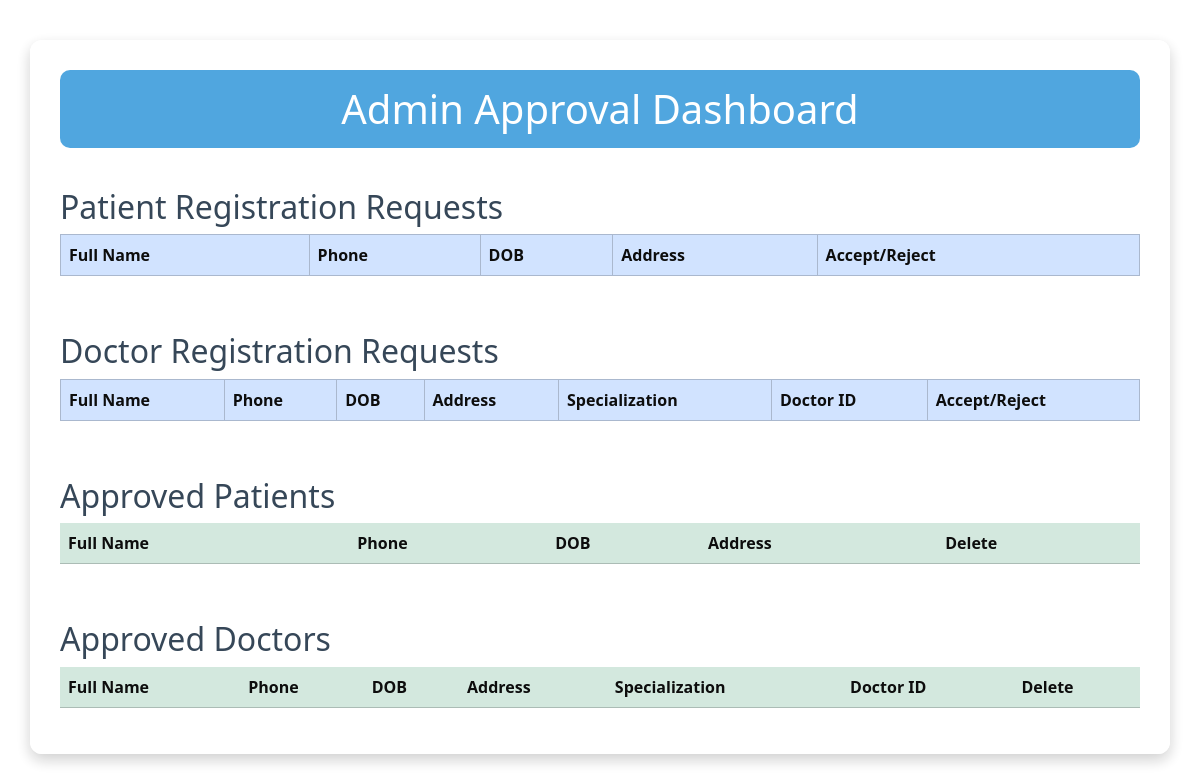
The app's page /adminlogged (signed in), older data.
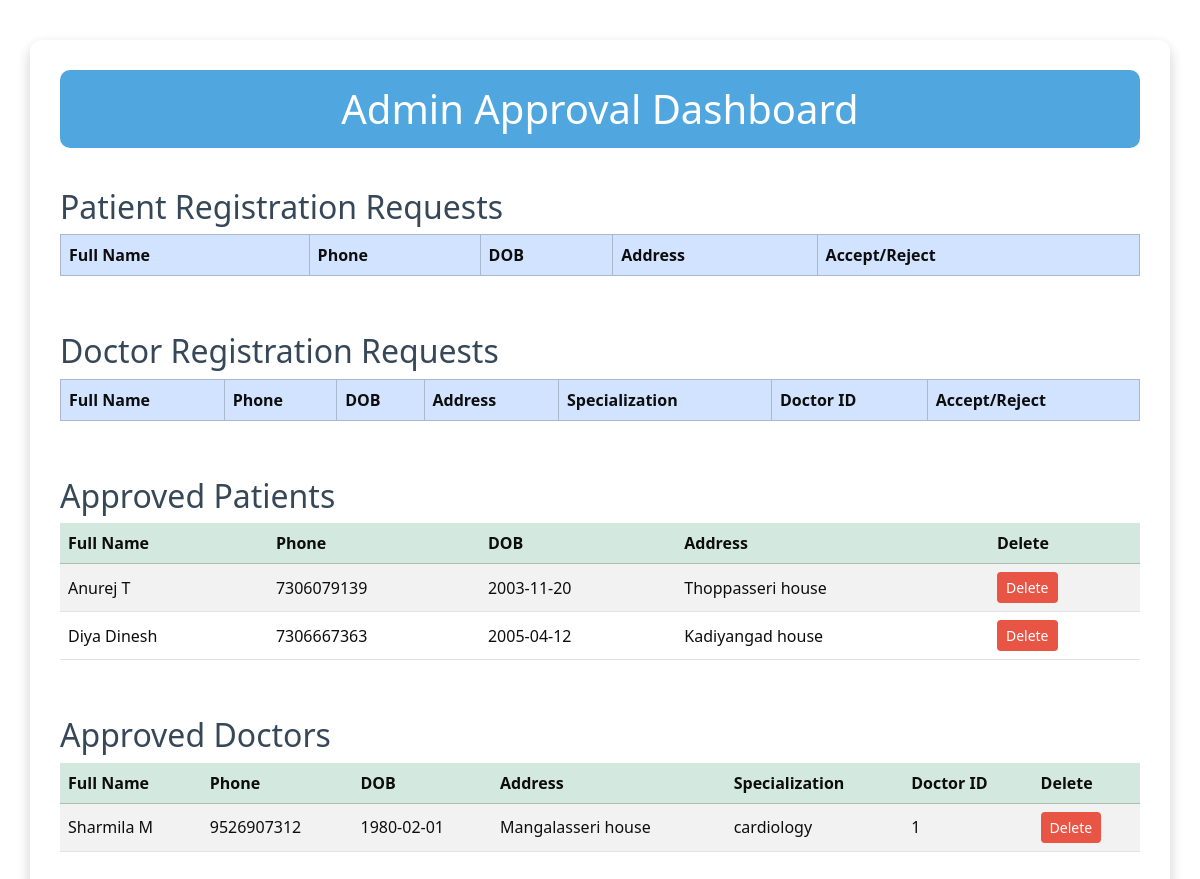
The same page, newer data.
### models.py (models this page shows)
class Patient(db.Model):
    id = db.Column(db.Integer, primary_key = True)
    full_name = db.Column(db.String())
    phone_no = db.Column(db.String())
    dob = db.Column(db.Date)
    address = db.Column(db.String())
    password = db.Column(db.String())
    is_approved = db.Column(db.Boolean(), default = False)

class Doctor(db.Model):
    id = db.Column(db.Integer, primary_key = True)
    full_name = db.Column(db.String())
    phone_no = db.Column(db.String())
    dob = db.Column(db.Date)
    address = db.Column(db.String())
    password = db.Column(db.String())
    doct_id = db.Column(db.String(), unique = True)
    specialization = db.Column(db.String())
    is_approved = db.Column(db.Boolean, default = False)

### app.py (the view)
@app.route('/adminlogged')
def admin_logged():
    if not session.get('admin_logged_in'):
        return redirect('logadmin')
    pending_patients = Patient.query.filter_by(is_approved = False).all()
    approved_patients = Patient.query.filter_by(is_approved = True).all()
    pending_doctors = Doctor.query.filter_by(is_approved = False).all()
    approved_doctors = Doctor.query.filter_by(is_approved = True).all()
    return render_template('adminlogged.html', doctors = pending_doctors, approved_doctors = approved_doctors, patients = pending_patients, approved_patients = approved_patients)

### templates/adminlogged.html (shortened to what this page needs)
<!DOCTYPE html>
<html lang="en">
<head>
    <link href="https://cdn.jsdelivr.net/npm/bootstrap@5.3.3/dist/css/bootstrap.min.css" rel="stylesheet">
</head>
<body>
    <div class="container dashboard-container">
        <h1>Admin Approval Dashboard</h1>
        <h2>Patient Registration Requests</h2>
        <div class="table-responsive">
            <table class="table table-bordered table-hover align-middle">
                <thead class="table-primary">
                    <tr>
                        <th>Full Name</th>
                        <th>Phone</th>
                        <th>DOB</th>
                        <th>Address</th>
                        <th>Accept/Reject</th>
                    </tr>
                </thead>
            </table>
        </div>
        <h2>Doctor Registration Requests</h2>
        <div class="table-responsive">
            <table class="table table-bordered table-hover align-middle">
                <thead class="table-primary">
                    <tr>
                        <th>Full Name</th>
                        <th>Phone</th>
                        <th>DOB</th>
                        <th>Address</th>
                        <th>Specialization</th>
                        <th>Doctor ID</th>
                        <th>Accept/Reject</th>
                    </tr>
                </thead>
            </table>
        </div>
        <h2>Approved Patients</h2>
        <div class="table-responsive">
            <table class="table table-striped align-middle">
                <thead class="table-success">
                    <tr>
                        <th>Full Name</th>
                        <th>Phone</th>
                        <th>DOB</th>
                        <th>Address</th>
                        <th>Delete</th>
                    </tr>
                </thead>
                <tbody>
                    {% for patient in approved_patients %}
                    <tr>
                        <td>{{ patient.full_name }}</td>
                        <td>{{ patient.phone_no }}</td>
                        <td>{{ patient.dob }}</td>
                        <td>{{ patient.address }}</td>
                        <td>
                            <form action="/delete_patient/{{ patient.id }}" method="POST" class="d-inline">
                                <button type="submit" class="btn btn-sm btn-delete" onclick="return confirm('Are you sure to delete?')">Delete</button>
                            </form>
                        </td>
                    </tr>
                    {% endfor %}
                </tbody>
            </table>
        </div>
        <h2>Approved Doctors</h2>
        <div class="table-responsive">
            <table class="table table-striped align-middle">
                <thead class="table-success">
                    <tr>
                        <th>Full Name</th>
                        <th>Phone</th>
                        <th>DOB</th>
                        <th>Address</th>
                        <th>Specialization</th>
                        <th>Doctor ID</th>
                        <th>Delete</th>
                    </tr>
                </thead>
                <tbody>
                    {% for doctor in approved_doctors %}
                    <tr>
                        <td>{{ doctor.full_name }}</td>
                        <td>{{ doctor.phone_no }}</td>
                        <td>{{ doctor.dob }}</td>
                        <td>{{ doctor.address }}</td>
                        <td>{{ doctor.specialization }}</td>
                        <td>{{ doctor.doct_id }}</td>
                        <td>
                            <form action="/delete_doctor/{{ doctor.id }}" method="POST" class="d-inline">
                                <button type="submit" class="btn btn-sm btn-delete" onclick="return confirm('Are you sure to delete?')">Delete</button>
                            </form>
                        </td>
                    </tr>
                    {% endfor %}
                </tbody>
            </table>
        </div>
    </div>
</body>
</html>

### templates/adminlogged.html (style rules this page uses)
body { background-image: url('https://images.pexels.com/photos/40568/medical-appointment-doctor-healthcare-40568.jpeg?auto=compress&cs=tinysrgb&dpr=2&h=1080&w=1920'); background-size: cover; background-position: center; background-repeat: no-repeat; background-attachment: fixed; opacity: 0.95; }
.dashboard-container { background-color: rgba(255, 255, 255, 0.95); border-radius: 12px; padding: 30px; margin-top: 40px; box-shadow: 0 6px 15px rgba(0,0,0,0.2); }
h1 { background-color: rgba(52, 152, 219, 0.9); color: white; text-align: center; padding: 15px; border-radius: 10px; margin-bottom: 30px; }
h2 { color: #2c3e50; margin-top: 40px; }
table { background-color: white; }
.btn-delete { background-color: #e74c3c; color: white; }

Row changes from the older to the newer data that the page shows:
added Patient: full_name "Anurej T", phone_no "7306079139", dob "2003-11-20", address "Thoppasseri house"
added Patient: full_name "Diya Dinesh", phone_no "7306667363", dob "2005-04-12", address "Kadiyangad house"
added Doctor: full_name "Sharmila M", phone_no "9526907312", dob "1980-02-01", address "Mangalasseri house", specialization "cardiology", doct_id "1"
